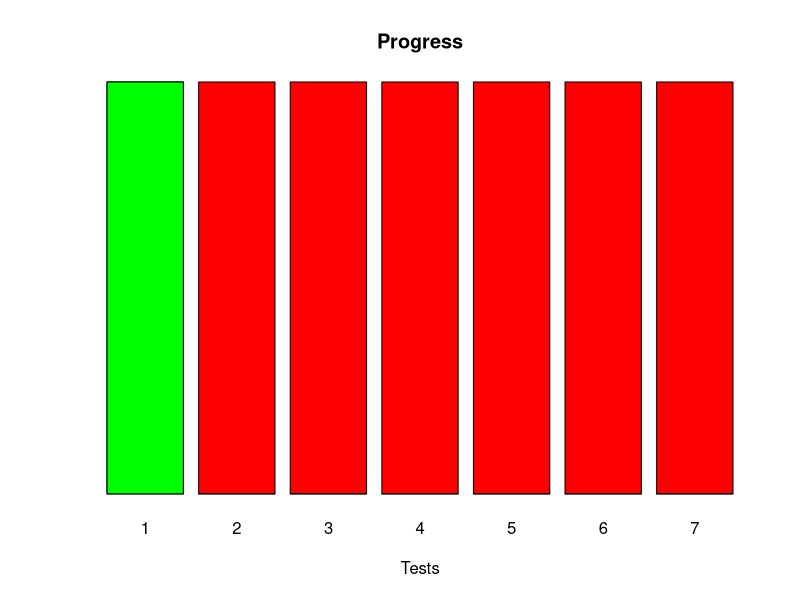

This figure's R source:

cat("
#####################
# Testing your code #
#####################\n
")

# Initialize scores
q1 <- 0
q2 <- 0
q3 <- 0
q4 <- 0
q5 <- 0
q6 <- 0
q7 <- 0

########
# Qn 1 #
########
cat("Testing Qn1....")

# Check iris dataset exists
if (!exists("iris")) {
  warning(paste("'iris' dataset not found. Did you import and save the",
                "dataset to 'iris'"))

# Check the headings
} else if (!all(names(iris) == c("Sepal.Length", 
                                "Sepal.Width", 
                                "Petal.Length", 
                                "Petal.Width", 
                                "Species"))) {
  warning("The iris dataframe has the wrong headings")
  
# Check number of rows of dataset
} else if (nrow(iris) != 150) {
  warning("The iris dataframe has the wrong number of rows")

# Passed all tests
} else {
  q1 <- 1
}

if (q1) cat("Passed\n") else  cat("Failed\n")

########
# Qn 2 #
########
cat("Testing Qn2....")

# Check iris dataset exists
if (!exists("iris_dt")) {
  warning(paste("'iris_dt' does not exist. Did you remember to save it as",
                "'iris_dt'?"))

# Check object is a data.table
} else if (!("data.table" %in% class(iris_dt))) {
  warning("iris_dt is not a data.table")
  
  # Passed all tests
} else {
  q2 <- 1
}

if (q2) cat("Passed\n") else  cat("Failed\n")

########
# Qn 3 #
########
cat("Testing Qn3....")

# Check iris dataset exists
if (!exists("iris_dt")) {
  warning(paste("'iris_dt' does not exist. Did you remember to save it as",
                "'iris_dt'?"))

# Check number of rows
} else if (nrow(iris_dt) != 150) {
  warning("'iris_dt' has the wrong number of rows.")

# Check number of columns
} else if (ncol(iris_dt) <= 5) {
  warning(paste("'iris_dt' has the wrong number of columns. Have you added", 
                "the 'Color' column?"))
  
# Check for Color column
} else if (!("Color" %in% names(iris_dt))) {
  warning("'iris_dt' does not have the column 'Color'. Did you mispell it?")
  
# Check if the setosa color is correct
} else if (any(iris_dt[Species=='setosa', Color] != "green")) {
  warning("'setosa' should be green")
  
# Check if the versicolor color is correct
} else if (any(iris_dt[Species=='versicolor', Color] != "blue")) {
  warning("'versicolor' should be blue")

# Check if the virginica color is correct
} else if (any(iris_dt[Species=='virginica', Color] != "red")) {
  warning("'virginica' should be red")
  
# All tests passed
} else {
  q3 <- 1
  
}

if (q3) cat("Passed\n") else  cat("Failed\n")

########
# Qn 4 #
########
cat("Testing Qn4....")

# Check fit_1 exists
if (!(exists("fit_1"))) {
  warning(paste("'fit_1' does not exist. Did you make sure to save your model",
                "to the variable 'fit_1'?"))

# Check fit_1 has 4 coefficients
} else if (length(coefficients(fit_1)) != 4) {
  warning("'fit_1' has the wrong number of regressors!")

# Check the coefficients of fit_1     
} else if (!(all.equal(sort(as.numeric(coefficients(fit_1))), 
                       sort(c(1.85600, 0.70913, -0.55648, 0.65084)), 
                       tolerance=1e-3))) {
  warning("Check your model. It seems to have the wrong coefficients.")
  
} else {
  q4 <- 1
  
}

if (q4) cat("Passed\n") else  cat("Failed\n")

########
# Qn 5 #
########
cat("Testing Qn5....")

# Check that fit_2 exists
if (!exists("fit_2")) {
  warning(paste("'fit_2' does not exist. Did you make sure to save your model",
                "to the variable 'fit_2'?"))
  
# Check fit_2 has 4 coefficients
} else if (length(coefficients(fit_2)) != 4) {
  warning("'fit_2' has the wrong number of regressors!")
  
# Check the coefficients of fit_2     
} else if (!(all.equal(sort(as.numeric(coefficients(fit_2))), 
                       sort(c(2.0883, 0.0339, 0.6634, 0.6087)), 
                       tolerance=1e-3))) {
  warning("Check your model. It seems to have the wrong coefficients.")
  
} else {
  q5 <- 1
  
}

if (q5) cat("Passed\n") else  cat("Failed\n")

#######
# Qn6 #
#######
cat("Testing Qn6....")

q6_t <- function(species) {
  species.name = deparse(substitute(species))
  
  # Check species exists
  if (!(exists(species.name))){
    warning(paste(species.name, 
                  "has not been defined\n"))
  }
  
  # Check object is a data.table
  else if (!("data.table" %in% class(species))) {
    warning(paste(species.name,
                  "is not a data.table\n"))
  }
  
  # Check object is of correct type
  else if (!(all(species[, Species] == species.name))) {
    warning(paste(species.name,
                  "has the wrong species in the table"))
  } 
  
  # Check table has correct number of rows
  else if (nrow(species) != 50) {
    warning(paste(species.name,
                  "has the wrong number of rows"))
  }
  
  # Passed all tests
  else {
    return(1)
  }
  
  return(0)
}

# Marking
q6 <- min(q6_t(setosa), q6_t(versicolor), q6_t(virginica))
if (q6) cat("Passed\n") else  cat("Failed\n")

########
# Qn 7 #
########
cat("Testing Extra Qn....")

# Test function exists
if (!exists("SumOfSquares")) {
  warning("The function 'SumOfSquares' does not exist.")

# Check that SumOfSquares is a function
} else if (class(SumOfSquares) != "function") {
  warning("'SumOfSquares' is not defined as a function. Check your syntax.")
  
# Test Case 1
} else if (SumOfSquares(3, 4) != 25) {
  warning(paste("SumOfSquares(3,4) should produce 25, but it currently returns",
                SumOfSquares(3,4)))

# Test Case 2
} else if (SumOfSquares(123, 32) != 16153) {
  warning(paste("SumOfSquares is not returning the right value for the hidden",
                "test case."))
  
} else {
  q7 <- 1
}

if (q7) cat("Passed\n") else  cat("Failed\n")

###########
# Grading #
###########

# Barplot results
barplot(rep(1, 7), col="red", axes=F)
par(new=TRUE)
barplot(c(q1, q2, q3, q4, q5, q6, q7), 
        names.arg = 1:7,
        col="green",
        main="Progress", 
        xlab = "Tests",
        axes=F)

############
# Clean up #
############
rm(q1, q2, q3, q4, q5, q6, q7)

